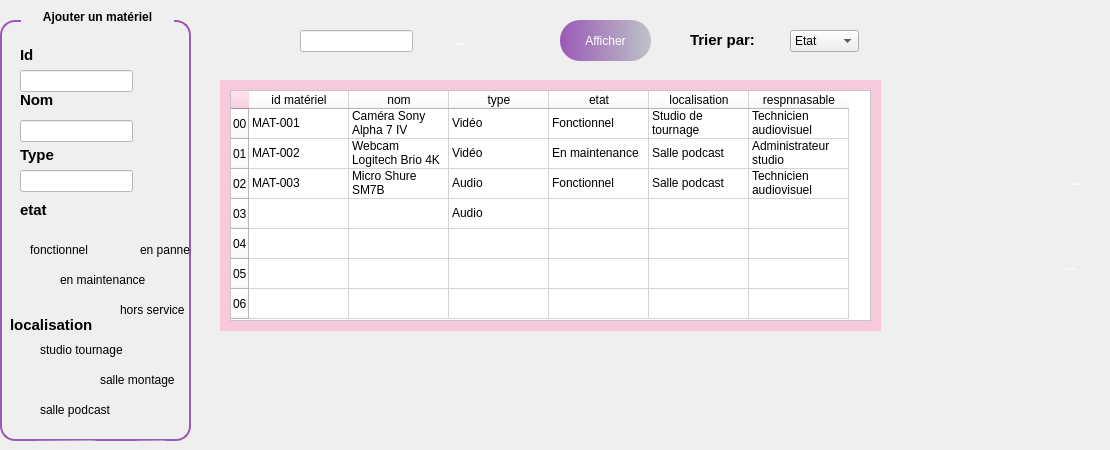
      <widget class="QWidget" name="tab_7">
       <attribute name="title">
        <string/>
       </attribute>
       <widget class="QGroupBox" name="groupBox_10">
        <property name="geometry">
         <rect>
          <x>0</x>
          <y>0</y>
          <width>191</width>
          <height>441</height>
         </rect>
        </property>
        <property name="styleSheet">
         <string notr="true">QGroupBox {
    border: 2px solid #9B59B6;
    border-radius: 15px;
    margin-top: 20px;
    background: qlineargradient(spread:pad,
                                x1:0, y1:0,
                                x2:1, y2:0,
                                stop:0 #9B59B6,
                                stop:1 #BDC3C7);
    color: white;
    font-weight: bold;
    padding: 15px;
}

QGroupBox::title {
    subcontrol-origin: margin;
    subcontrol-position: top centre;
    padding: 10px 20px;
    border-radius: 15px;
    background: qlineargradient(spread:pad,
                                x1:0, y1:0,
                                x2:1, y2:0,
                                stop:0 #9B59B6,
                                stop:1 #BDC3C7);
    color: black;
    font-size: 20px;
    font-weight: bold;

}
</string>
        </property>
        <property name="title">
         <string>Ajouter un matériel</string>
        </property>
        <widget class="QLabel" name="label_29">
         <property name="geometry">
          <rect>
           <x>20</x>
           <y>90</y>
           <width>61</width>
           <height>21</height>
          </rect>
         </property>
         <property name="styleSheet">
          <string notr="true"> background: transparent;</string>
         </property>
         <property name="text">
          <string>&lt;html&gt;&lt;head/&gt;&lt;body&gt;&lt;p&gt;&lt;span style=&quot; font-size:11pt; font-weight:700; color:#000000;&quot;&gt;Nom &lt;/span&gt;&lt;/p&gt;&lt;/body&gt;&lt;/html&gt;</string>
         </property>
        </widget>
        <widget class="QLabel" name="label_30">
         <property name="geometry">
          <rect>
           <x>20</x>
           <y>140</y>
           <width>71</width>
           <height>31</height>
          </rect>
         </property>
         <property name="styleSheet">
          <string notr="true"> background: transparent;</string>
         </property>
         <property name="text">
          <string>&lt;html&gt;&lt;head/&gt;&lt;body&gt;&lt;p&gt;&lt;span style=&quot; font-size:11pt; font-weight:700; color:#000000;&quot;&gt;Type&lt;/span&gt;&lt;/p&gt;&lt;/body&gt;&lt;/html&gt;</string>
         </property>
        </widget>
        <widget class="QLabel" name="label_31">
         <property name="geometry">
          <rect>
           <x>20</x>
           <y>200</y>
           <width>49</width>
           <height>21</height>
          </rect>
         </property>
         <property name="styleSheet">
          <string notr="true"> background: transparent;</string>
         </property>
         <property name="text">
          <string>&lt;html&gt;&lt;head/&gt;&lt;body&gt;&lt;p&gt;&lt;span style=&quot; font-size:11pt; font-weight:700; color:#000000;&quot;&gt;etat&lt;/span&gt;&lt;/p&gt;&lt;/body&gt;&lt;/html&gt;</string>
         </property>
        </widget>
        <widget class="QLabel" name="label_32">
         <property name="geometry">
          <rect>
           <x>10</x>
           <y>310</y>
           <width>101</width>
           <height>31</height>
          </rect>
         </property>
         <property name="styleSheet">
          <string notr="true"> background: transparent;</string>
         </property>
         <property name="text">
          <string>&lt;html&gt;&lt;head/&gt;&lt;body&gt;&lt;p&gt;&lt;span style=&quot; font-size:11pt; font-weight:700; color:#000000;&quot;&gt;localisation&lt;/span&gt;&lt;/p&gt;&lt;/body&gt;&lt;/html&gt;</string>
         </property>
        </widget>
        <widget class="QLineEdit" name="lineEdit_15">
         <property name="geometry">
          <rect>
           <x>20</x>
           <y>70</y>
           <width>113</width>
           <height>22</height>
          </rect>
         </property>
         <property name="styleSheet">
          <string notr="true">background-color: rgb(255, 255, 255);</string>
         </property>
        </widget>
        <widget class="QLineEdit" name="lineEdit_16">
         <property name="geometry">
          <rect>
           <x>20</x>
           <y>120</y>
           <width>113</width>
           <height>22</height>
          </rect>
         </property>
         <property name="styleSheet">
          <string notr="true">background-color: rgb(255, 255, 255);</string>
         </property>
        </widget>
        <widget class="QLineEdit" name="lineEdit_17">
         <property name="geometry">
          <rect>
           <x>20</x>
           <y>170</y>
           <width>113</width>
           <height>22</height>
          </rect>
         </property>
         <property name="styleSheet">
          <string notr="true">background-color: rgb(255, 255, 255);</string>
         </property>
        </widget>
        <widget class="QLabel" name="label_33">
         <property name="geometry">
          <rect>
           <x>20</x>
           <y>40</y>
           <width>111</width>
           <height>31</height>
          </rect>
         </property>
         <property name="styleSheet">
          <string notr="true"> background: transparent;</string>
         </property>
         <property name="text">
          <string>&lt;html&gt;&lt;head/&gt;&lt;body&gt;&lt;p&gt;&lt;span style=&quot; font-size:11pt; font-weight:700; color:#000000;&quot;&gt;Id &lt;/span&gt;&lt;/p&gt;&lt;/body&gt;&lt;/html&gt;</string>
         </property>
        </widget>
        <widget class="QRadioButton" name="radioButton_18">
         <property name="geometry">
          <rect>
           <x>10</x>
           <y>240</y>
           <width>101</width>
           <height>20</height>
          </rect>
         </property>
         <property name="styleSheet">
          <string notr="true"> background: transparent;
</string>
         </property>
         <property name="text">
          <string>fonctionnel</string>
         </property>
        </widget>
        <widget class="QRadioButton" name="radioButton_19">
         <property name="geometry">
          <rect>
           <x>120</x>
           <y>240</y>
           <width>91</width>
           <height>20</height>
          </rect>
         </property>
         <property name="styleSheet">
          <string notr="true"> background: transparent;</string>
         </property>
         <property name="text">
          <string>en panne</string>
         </property>
        </widget>
        <widget class="QRadioButton" name="radioButton_20">
         <property name="geometry">
          <rect>
           <x>40</x>
           <y>270</y>
           <width>131</width>
           <height>20</height>
          </rect>
         </property>
         <property name="styleSheet">
          <string notr="true"> background: transparent;</string>
         </property>
         <property name="text">
          <string>en maintenance</string>
         </property>
        </widget>
        <widget class="QToolButton" name="toolButton_31">
         <property name="geometry">
          <rect>
           <x>20</x>
           <y>440</y>
           <width>91</width>
           <height>41</height>
          </rect>
         </property>
         <property name="styleSheet">
          <string notr="true">QToolButton { border: none; border-radius: 20px; color: white; padding: 1px; background: qlineargradient(spread:pad, x1:0, y1:0, x2:1, y2:0, stop:0 #9B59B6, stop:1 #BDC3C7); } QToolButton:hover { background: qlineargradient(spread:pad, x1:0, y1:0, x2:1, y2:0, stop:0 #BDC3C7, stop:1 #F8C8DC);}</string>
         </property>
         <property name="text">
          <string>Ajouter</string>
         </property>
        </widget>
        <widget class="QRadioButton" name="radioButton_21">
         <property name="geometry">
          <rect>
           <x>100</x>
           <y>300</y>
           <width>141</width>
           <height>20</height>
          </rect>
         </property>
         <property name="styleSheet">
          <string notr="true"> background: transparent;</string>
         </property>
         <property name="text">
          <string>hors service</string>
         </property>
        </widget>
        <widget class="QRadioButton" name="radioButton_22">
         <property name="geometry">
          <rect>
           <x>20</x>
           <y>340</y>
           <width>141</width>
           <height>20</height>
          </rect>
         </property>
         <property name="styleSheet">
          <string notr="true"> background: transparent;
</string>
         </property>
         <property name="text">
          <string>studio tournage</string>
         </property>
        </widget>
        <widget class="QRadioButton" name="radioButton_23">
         <property name="geometry">
          <rect>
           <x>80</x>
           <y>370</y>
           <width>131</width>
           <height>20</height>
          </rect>
         </property>
         <property name="styleSheet">
          <string notr="true"> background: transparent;
</string>
         </property>
         <property name="text">
          <string>salle montage</string>
         </property>
        </widget>
        <widget class="QRadioButton" name="radioButton_24">
         <property name="geometry">
          <rect>
           <x>20</x>
           <y>400</y>
           <width>121</width>
           <height>20</height>
          </rect>
         </property>
         <property name="styleSheet">
          <string notr="true"> background: transparent;
</string>
         </property>
         <property name="text">
          <string>salle podcast</string>
         </property>
        </widget>
        <widget class="QToolButton" name="toolButton_32">
         <property name="geometry">
          <rect>
           <x>120</x>
           <y>440</y>
           <width>61</width>
           <height>41</height>
          </rect>
         </property>
         <property name="styleSheet">
          <string notr="true">QToolButton { border: none; border-radius: 20px; color: white; padding: 1px; background: qlineargradient(spread:pad, x1:0, y1:0, x2:1, y2:0, stop:0 #9B59B6, stop:1 #BDC3C7); } QToolButton:hover { background: qlineargradient(spread:pad, x1:0, y1:0, x2:1, y2:0, stop:0 #BDC3C7, stop:1 #F8C8DC);}</string>
         </property>
         <property name="text">
          <string/>
         </property>
         <property name="icon">
          <iconset theme="QIcon::ThemeIcon::MailMessageNew"/>
         </property>
        </widget>
       </widget>
       <widget class="QLineEdit" name="lineEdit_18">
        <property name="geometry">
         <rect>
          <x>300</x>
          <y>30</y>
          <width>113</width>
          <height>22</height>
         </rect>
        </property>
        <property name="styleSheet">
         <string notr="true">background-color: rgb(255, 255, 255);</string>
        </property>
        <property name="text">
         <string/>
        </property>
       </widget>
       <widget class="QLabel" name="label_34">
        <property name="geometry">
         <rect>
          <x>690</x>
          <y>30</y>
          <width>71</width>
          <height>21</height>
         </rect>
        </property>
        <property name="text">
         <string>&lt;html&gt;&lt;head/&gt;&lt;body&gt;&lt;p&gt;&lt;span style=&quot; font-size:11pt; font-weight:700; color:#000000;&quot;&gt;Trier par:&lt;/span&gt;&lt;/p&gt;&lt;/body&gt;&lt;/html&gt;</string>
        </property>
       </widget>
       <widget class="QComboBox" name="comboBox_4">
        <property name="geometry">
         <rect>
          <x>790</x>
          <y>30</y>
          <width>69</width>
          <height>22</height>
         </rect>
        </property>
        <item>
         <property name="text">
          <string>Etat</string>
         </property>
        </item>
        <item>
         <property name="text">
          <string>Type</string>
         </property>
        </item>
        <item>
         <property name="text">
          <string/>
         </property>
        </item>
       </widget>
       <widget class="QWidget" name="widget_3" native="true">
        <property name="geometry">
         <rect>
          <x>220</x>
          <y>80</y>
          <width>661</width>
          <height>251</height>
         </rect>
        </property>
        <property name="styleSheet">
         <string notr="true">background-color: rgb(248, 200, 220);</string>
        </property>
        <widget class="QTableWidget" name="tableWidget_4">
         <property name="geometry">
          <rect>
           <x>10</x>
           <y>10</y>
           <width>641</width>
           <height>231</height>
          </rect>
         </property>
         <property name="styleSheet">
          <string notr="true">background-color: rgb(255, 255, 255);
color: rgb(0, 0, 0);</string>
         </property>
         <row>
          <property name="text">
           <string>00</string>
          </property>
         </row>
         <row>
          <property name="text">
           <string>01</string>
          </property>
         </row>
         <row>
          <property name="text">
           <string>02</string>
          </property>
         </row>
         <row>
          <property name="text">
           <string>03</string>
          </property>
         </row>
         <row>
          <property name="text">
           <string>04</string>
          </property>
         </row>
         <row>
          <property name="text">
           <string>05</string>
          </property>
         </row>
         <row>
          <property name="text">
           <string>06</string>
          </property>
         </row>
         <column>
          <property name="text">
           <string>id matériel</string>
          </property>
          <property name="foreground">
           <brush brushstyle="NoBrush">
            <color alpha="0">
             <red>0</red>
             <green>0</green>
             <blue>255</blue>
            </color>
           </brush>
          </property>
         </column>
         <column>
          <property name="text">
           <string>nom</string>
          </property>
         </column>
         <column>
          <property name="text">
           <string>type</string>
          </property>
         </column>
         <column>
          <property name="text">
           <string>etat</string>
          </property>
         </column>
         <column>
          <property name="text">
           <string>localisation</string>
          </property>
         </column>
         <column>
          <property name="text">
           <string>respnnasable</string>
          </property>
         </column>
         <item row="0" column="0">
          <property name="text">
           <string>MAT-001</string>
          </property>
         </item>
         <item row="0" column="1">
          <property name="text">
           <string>Caméra Sony Alpha 7 IV</string>
          </property>
         </item>
         <item row="0" column="2">
          <property name="text">
           <string>Vidéo</string>
          </property>
         </item>
         <item row="0" column="3">
          <property name="text">
           <string>Fonctionnel</string>
          </property>
         </item>
         <item row="0" column="4">
          <property name="text">
           <string>Studio de tournage</string>
          </property>
         </item>
         <item row="0" column="5">
          <property name="text">
           <string>Technicien audiovisuel</string>
          </property>
         </item>
         <item row="1" column="0">
          <property name="text">
           <string>MAT-002</string>
          </property>
         </item>
         <item row="1" column="1">
          <property name="text">
           <string>Webcam Logitech Brio 4K</string>
          </property>
         </item>
         <item row="1" column="2">
          <property name="text">
           <string>Vidéo</string>
          </property>
         </item>
         <item row="1" column="3">
          <property name="text">
           <string>En maintenance</string>
          </property>
         </item>
         <item row="1" column="4">
          <property name="text">
           <string>Salle podcast</string>
          </property>
         </item>
         <item row="1" column="5">
          <property name="text">
           <string>Administrateur studio</string>
          </property>
         </item>
         <item row="2" column="0">
          <property name="text">
           <string>MAT-003</string>
          </property>
         </item>
         <item row="2" column="1">
          <property name="text">
           <string>Micro Shure SM7B</string>
          </property>
         </item>
         <item row="2" column="2">
          <property name="text">
           <string>Audio</string>
          </property>
         </item>
         <item row="2" column="3">
          <property name="text">
           <string>Fonctionnel</string>
          </property>
         </item>
         <item row="2" column="4">
          <property name="text">
           <string>Salle podcast</string>
          </property>
         </item>
         <item row="2" column="5">
          <property name="text">
           <string>Technicien audiovisuel</string>
          </property>
         </item>
         <item row="3" column="2">
          <property name="text">
           <string>Audio</string>
          </property>
         </item>
        </widget>
       </widget>
       <widget class="QToolButton" name="toolButton_33">
        <property name="geometry">
         <rect>
          <x>560</x>
          <y>20</y>
          <width>91</width>
          <height>41</height>
         </rect>
        </property>
        <property name="styleSheet">
         <string notr="true">QToolButton { border: none; border-radius: 20px; color: white; padding: 1px; background: qlineargradient(spread:pad, x1:0, y1:0, x2:1, y2:0, stop:0 #9B59B6, stop:1 #BDC3C7); } QToolButton:hover { background: qlineargradient(spread:pad, x1:0, y1:0, x2:1, y2:0, stop:0 #BDC3C7, stop:1 #F8C8DC);}</string>
        </property>
        <property name="text">
         <string>Afficher</string>
        </property>
       </widget>
       <widget class="QToolButton" name="toolButton_35">
        <property name="geometry">
         <rect>
          <x>1050</x>
          <y>240</y>
          <width>41</width>
          <height>51</height>
         </rect>
        </property>
        <property name="styleSheet">
         <string notr="true">QToolButton {
    border: none;
    border-radius: 20px;
    color: white;
    padding: 5px;
    background: qlineargradient(spread:pad,
                                x1:0, y1:0,
                                x2:1, y2:0,
                                stop:0 #F8C8DC,
                                stop:1 #BDC3C7);
    font-weight: bold;
}

QToolButton:hover {
    background: qlineargradient(spread:pad,
                                x1:0, y1:0,
                                x2:1, y2:0,
                                stop:0 #BDC3C7,
                                stop:1 #F8C8DC);
    color: black;
}
</string>
        </property>
        <property name="text">
         <string>...</string>
        </property>
        <property name="icon">
         <iconset theme="QIcon::ThemeIcon::EditDelete"/>
        </property>
       </widget>
       <widget class="QToolButton" name="toolButton_36">
        <property name="geometry">
         <rect>
          <x>440</x>
          <y>20</y>
          <width>41</width>
          <height>41</height>
         </rect>
        </property>
        <property name="styleSheet">
         <string notr="true">QToolButton {
    border: none;
    border-radius: 20px;
    color: white;
    padding: 5px;
    background: qlineargradient(spread:pad,
                                x1:0, y1:0,
                                x2:1, y2:0,
                                stop:0 #F8C8DC,
                                stop:1 #BDC3C7);
    font-weight: bold;
}

QToolButton:hover {
    background: qlineargradient(spread:pad,
                                x1:0, y1:0,
                                x2:1, y2:0,
                                stop:0 #BDC3C7,
                                stop:1 #F8C8DC);
    color: black;
}
</string>
        </property>
        <property name="text">
         <string>...</string>
        </property>
        <property name="icon">
         <iconset theme="QIcon::ThemeIcon::EditFind"/>
        </property>
       </widget>
       <widget class="QToolButton" name="toolButton_37">
        <property name="geometry">
         <rect>
          <x>1050</x>
          <y>160</y>
          <width>51</width>
          <height>41</height>
         </rect>
        </property>
        <property name="styleSheet">
         <string notr="true">QToolButton {
    border: none;
    border-radius: 20px;
    color: white;
    padding: 5px;
    background: qlineargradient(spread:pad,
                                x1:0, y1:0,
                                x2:1, y2:0,
                                stop:0 #F8C8DC,
                                stop:1 #BDC3C7);
    font-weight: bold;
}

QToolButton:hover {
    background: qlineargradient(spread:pad,
                                x1:0, y1:0,
                                x2:1, y2:0,
                                stop:0 #BDC3C7,
                                stop:1 #F8C8DC);
    color: black;
}
</string>
        </property>
        <property name="text">
         <string>...</string>
        </property>
        <property name="icon">
         <iconset theme="QIcon::ThemeIcon::MailMessageNew"/>
        </property>
       </widget>
      </widget>
